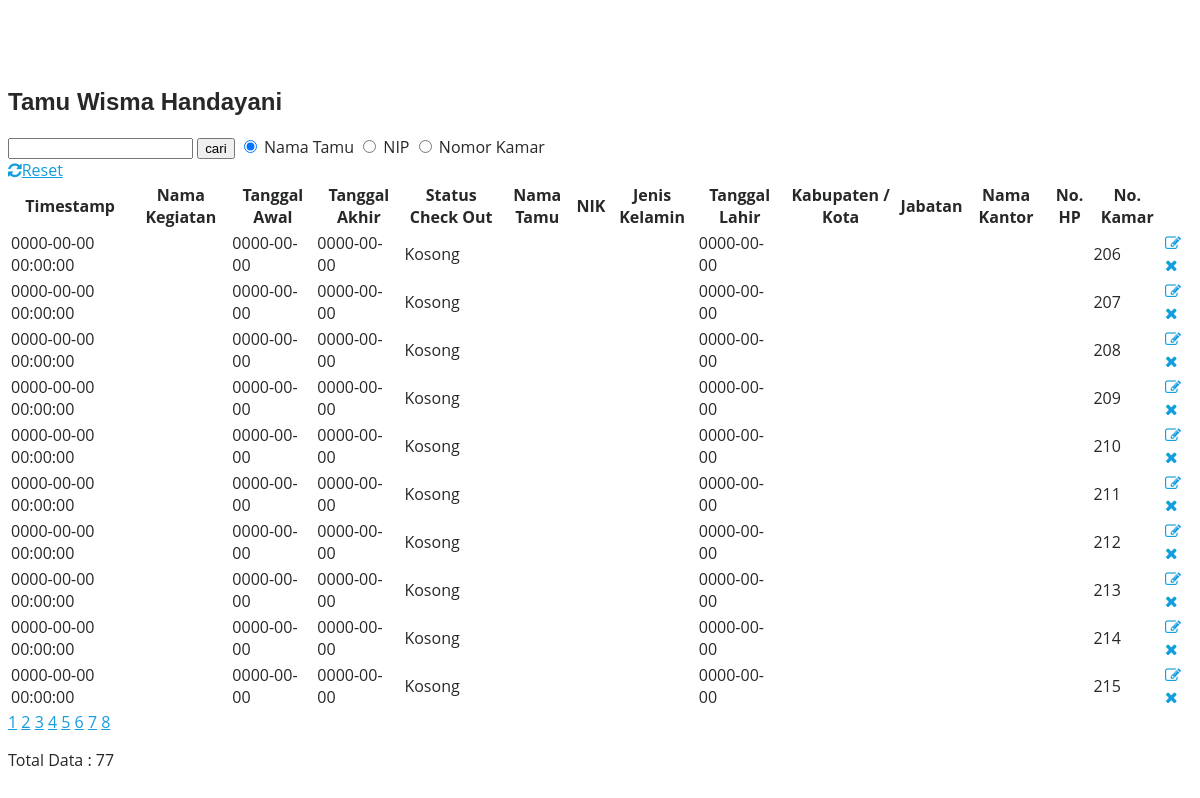
The page /tabel_handayani.php?&hal=4 on the database its author committed.
### tables this page shows
CREATE TABLE `handayani` (
  `timestamp` datetime NOT NULL,
  `nama_kegiatan` varchar(100) NOT NULL,
  `tanggal_awal` date NOT NULL,
  `tanggal_akhir` date NOT NULL,
  `statusco` enum('Terisi','Kosong') NOT NULL,
  `nama_tamu` varchar(100) NOT NULL,
  `nik` varchar(20) NOT NULL,
  `jenis_kelamin` enum('pria','wanita') NOT NULL,
  `tanggal_lahir` date NOT NULL,
  `kota` varchar(100) NOT NULL,
  `jabatan` varchar(100) NOT NULL,
  `nama_kantor` varchar(100) NOT NULL,
  `no_hp` varchar(13) NOT NULL,
  `nomor_kamar` int(4) NOT NULL
);

### tabel_handayani.php (the view, shortened to what this page needs)
<?php
	require 'koneksi.php';
?>
<!doctype html>
<html lang="en">
<head>
	<link rel="stylesheet" href="https://stackpath.bootstrapcdn.com/font-awesome/4.7.0/css/font-awesome.min.css">
	<link rel="stylesheet" href="css/style.css">
</head>
<body>
	<section class="ftco-section">
		<div class="container">
			<div class="row justify-content-center">
				<div class="col-md-6 text-center mb-5">
					<h2 class="heading-section">Tamu Wisma Handayani</h2>
				</div>
                <div class="col-md-6 text-center mb-5">
                    <form action="tabel_handayani.php" method="GET">
                        <input type="text" name="cari" value="<?php if(isset($_GET['cari'])){echo $_GET['cari'];}?>">
                        <input type="submit" value="cari">
                        <input type="radio" name="kategori" value="cariNama" checked>
                        <label for="nama">Nama Tamu</label>
                        <input type="radio" name="kategori" value="cariNIP">
                        <label for="nip">NIP</label>
                        <input type="radio" name="kategori" value="cariKamar">
                        <label for="nomor">Nomor Kamar</label> <br>
                        <a href="tabel_handayani.php"><i class="fa fa-refresh"></i>Reset</a>
                    </form>
				</div>
			</div>
			<div class="row">
				<div class="col-md-12">
					<div class="table-wrap">
						<table class="table">
						    <thead class="thead-dark">
                                <tr>
                                <th>Timestamp</th>
                                <th>Nama Kegiatan</th>
                                <th>Tanggal Awal</th>
                                <th>Tanggal Akhir</th>
                                <th>Status Check Out</th>
                                <th>Nama Tamu</th>
                                <th>NIK</th>
                                <th>Jenis Kelamin</th>
                                <th>Tanggal Lahir</th>
                                <th>Kabupaten / Kota</th>
                                <th>Jabatan</th>
                                <th>Nama Kantor</th>
                                <th>No. HP</th>
                                <th>No. Kamar</th>
                                <th>&nbsp;</th>
                                </tr>
						    </thead>
						    <tbody>
                                <?php
                                        $hal=10;
                                        $page=isset($_GET['hal'])?(int)$_GET['hal']:1;
                                        $start=($page>1)?($page*$hal)-$hal:0;
                                        if(isset($_GET['cari'])){
                                            $cari = $_GET['cari'];
                                            $sql = "SELECT * FROM handayani WHERE nama_tamu like '%".$cari."%'";
                                            $sql1 = "SELECT * FROM handayani WHERE nama_tamu LIKE '%$cari%' limit $start,$hal";
                                        } else {
                                            $sql = "SELECT * FROM handayani";
                                            $sql1 = "SELECT * FROM handayani limit $start,$hal";
                                        }
                                        if (isset($_GET['cari']) && isset($_GET['kategori'])) {
                                                $cari = $_GET['cari'];
                                                if ($_GET['kategori'] == 'cariNama') {
                                                    $sql = "SELECT * FROM handayani WHERE nama_tamu LIKE '%$cari%'";
                                                    $sql1 = "SELECT * FROM handayani WHERE nama_tamu LIKE '%$cari%' limit $start,$hal";
                                                } elseif ($_GET['kategori'] == 'cariNIP') {
                                                    $sql = "SELECT * FROM handayani WHERE nip LIKE '%$cari%'";
                                                    $sql1 = "SELECT * FROM handayani WHERE nip LIKE '%$cari%' limit $start,$hal";
                                                } else {
                                                    $sql = "SELECT * FROM handayani WHERE nomor_kamar LIKE '%$cari%'";
                                                    $sql1 = "SELECT * FROM handayani WHERE nomor_kamar LIKE '%$cari%' limit $start,$hal";
                                                    }
                                            } else {
                                                $sql = "SELECT * FROM handayani";
                                                $sql1 = "SELECT * FROM handayani limit $start,$hal";
                                            }
                                            $query = mysqli_query($db, $sql);
                                            $query1 = mysqli_query($db, $sql1);
                                            $total = mysqli_num_rows($query);
                                            $pages = ceil($total/$hal);
                                ?>
                                <?php while($list=mysqli_fetch_array($query1)) :
                                ?>
                                <tr class="alert" role="alert">
                                    <td><?= $list['timestamp']; ?></td>
                                    <td><?= $list['nama_kegiatan']; ?></td>
                                    <td><?= $list['tanggal_awal']; ?></td>
                                    <td><?= $list['tanggal_akhir']; ?></td>
                                    <td><?= $list['statusco']; ?></td>
                                    <td><?= $list['nama_tamu']; ?></td>
                                    <td><?= $list['nik']; ?></td>
                                    <td><?= $list['jenis_kelamin']; ?></td>
                                    <td><?= $list['tanggal_lahir']; ?></td>
                                    <td><?= $list['kota']; ?></td>
                                    <td><?= $list['jabatan']; ?></td>
                                    <td><?= $list['nama_kantor']; ?></td>
                                    <td><?= $list['no_hp']; ?></td>
                                    <td><?= $list['nomor_kamar']; ?></td>
                                    <td>
                                        <a class="edit" aria-label="close" href="form_handayani.php?nomor_kamar=<?=$list['nomor_kamar']; ?>" onclick="return edit(event)">
                                        <span aria-hidden="true"><i class="fa fa-edit"></i></span>
                                        </a>
                                        <a class="edit" aria-label="close" href="hapus_handayani.php?nomor_kamar=<?=$list['nomor_kamar']; ?>" onclick="return hapus(event)">
                                        <span aria-hidden="true"><i class="fa fa-close"></i></span>
                                        </a>
                                    </td>
                                </tr>
							    <?php endwhile; ?>
						    </tbody>
						</table>
                        <?php for( $i = 1 ; $i <= $pages ; $i++ ) : ?>
                                <?php if(isset($_GET["cari"])) : ?>
                                    <a href="?cari=<?= $_GET['cari']; ?>&hal=<?= $i; ?>">
                                    <?= $i; ?></a>
                                <?php else : ?>
                                    <a href="?&hal=<?= $i; ?>">
                                    <?= $i; ?></a>
                                <?php endif; ?>
                        <?php endfor; ?>
                        <p>Total Data : <?= mysqli_num_rows($query); ?></p>
					</div>
				</div>
			</div>
		</div>
	</section>
</body>
</html>

### assets/css/style.css (style rules this page uses)
body { font-family: 'Open Sans', sans-serif; color: #272829; }
a { color: #149ddd; }
h1, h2, h3, h4, h5, h6 { font-family: 'Raleway', sans-serif; }
section { padding: 60px 0; overflow: hidden; }

### rows shown on the page
handayani: timestamp "0000-00-00 00:00:00", tanggal_awal "0000-00-00", tanggal_akhir "0000-00-00", statusco "Kosong", tanggal_lahir "0000-00-00", nomor_kamar "206"
handayani: timestamp "0000-00-00 00:00:00", tanggal_awal "0000-00-00", tanggal_akhir "0000-00-00", statusco "Kosong", tanggal_lahir "0000-00-00", nomor_kamar "207"
handayani: timestamp "0000-00-00 00:00:00", tanggal_awal "0000-00-00", tanggal_akhir "0000-00-00", statusco "Kosong", tanggal_lahir "0000-00-00", nomor_kamar "208"
handayani: timestamp "0000-00-00 00:00:00", tanggal_awal "0000-00-00", tanggal_akhir "0000-00-00", statusco "Kosong", tanggal_lahir "0000-00-00", nomor_kamar "209"
handayani: timestamp "0000-00-00 00:00:00", tanggal_awal "0000-00-00", tanggal_akhir "0000-00-00", statusco "Kosong", tanggal_lahir "0000-00-00", nomor_kamar "210"
handayani: timestamp "0000-00-00 00:00:00", tanggal_awal "0000-00-00", tanggal_akhir "0000-00-00", statusco "Kosong", tanggal_lahir "0000-00-00", nomor_kamar "211"
handayani: timestamp "0000-00-00 00:00:00", tanggal_awal "0000-00-00", tanggal_akhir "0000-00-00", statusco "Kosong", tanggal_lahir "0000-00-00", nomor_kamar "212"
handayani: timestamp "0000-00-00 00:00:00", tanggal_awal "0000-00-00", tanggal_akhir "0000-00-00", statusco "Kosong", tanggal_lahir "0000-00-00", nomor_kamar "213"
handayani: timestamp "0000-00-00 00:00:00", tanggal_awal "0000-00-00", tanggal_akhir "0000-00-00", statusco "Kosong", tanggal_lahir "0000-00-00", nomor_kamar "214"
handayani: timestamp "0000-00-00 00:00:00", tanggal_awal "0000-00-00", tanggal_akhir "0000-00-00", statusco "Kosong", tanggal_lahir "0000-00-00", nomor_kamar "215"

### other values the page prints
mysqli_num_rows($query) "77"
